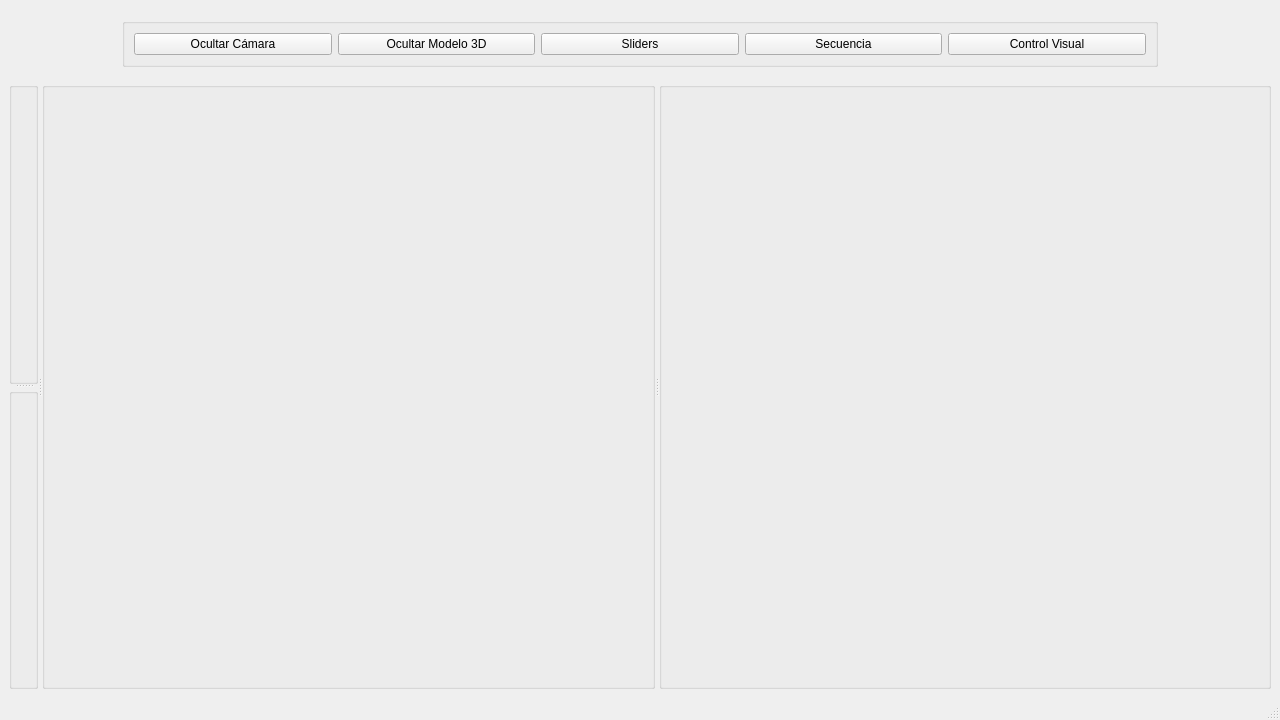
<?xml version="1.0" encoding="UTF-8"?>
<ui version="4.0">
 <class>MainWindow</class>
 <widget class="QMainWindow" name="MainWindow">
  <property name="windowModality">
   <enum>Qt::WindowModality::NonModal</enum>
  </property>
  <property name="geometry">
   <rect>
    <x>0</x>
    <y>0</y>
    <width>1280</width>
    <height>720</height>
   </rect>
  </property>
  <property name="sizePolicy">
   <sizepolicy hsizetype="Preferred" vsizetype="Preferred">
    <horstretch>3</horstretch>
    <verstretch>3</verstretch>
   </sizepolicy>
  </property>
  <property name="minimumSize">
   <size>
    <width>400</width>
    <height>400</height>
   </size>
  </property>
  <property name="sizeIncrement">
   <size>
    <width>0</width>
    <height>0</height>
   </size>
  </property>
  <property name="windowTitle">
   <string>OpenBotv v1 - Universidad Distrital Francisco José de Caldas</string>
  </property>
  <widget class="QWidget" name="centralwidget">
   <property name="minimumSize">
    <size>
     <width>0</width>
     <height>0</height>
    </size>
   </property>
   <layout class="QGridLayout" name="gridLayout">
    <item row="0" column="0">
     <layout class="QVBoxLayout" name="barContentLayout" stretch="1,16">
      <item>
       <widget class="QWidget" name="barWidget" native="true">
        <property name="maximumSize">
         <size>
          <width>16777215</width>
          <height>70</height>
         </size>
        </property>
        <layout class="QVBoxLayout" name="verticalLayout">
         <item>
          <layout class="QHBoxLayout" name="barLayout" stretch="1,10,1">
           <property name="sizeConstraint">
            <enum>QLayout::SizeConstraint::SetFixedSize</enum>
           </property>
           <item>
            <spacer name="horizontalSpacer">
             <property name="orientation">
              <enum>Qt::Orientation::Horizontal</enum>
             </property>
             <property name="sizeHint" stdset="0">
              <size>
               <width>32</width>
               <height>41</height>
              </size>
             </property>
            </spacer>
           </item>
           <item>
            <widget class="QGroupBox" name="menuBox">
             <property name="accessibleName">
              <string notr="true">menuBox</string>
             </property>
             <property name="accessibleDescription">
              <string notr="true"/>
             </property>
             <property name="accessibleIdentifier">
              <string notr="true"/>
             </property>
             <property name="title">
              <string notr="true"/>
             </property>
             <property name="alignment">
              <set>Qt::AlignmentFlag::AlignCenter</set>
             </property>
             <property name="flat">
              <bool>false</bool>
             </property>
             <property name="checkable">
              <bool>false</bool>
             </property>
             <layout class="QHBoxLayout" name="horizontalLayout_5">
              <item>
               <widget class="QPushButton" name="cameraButton">
                <property name="text">
                 <string>Ocultar Cámara</string>
                </property>
               </widget>
              </item>
              <item>
               <widget class="QPushButton" name="modelButton">
                <property name="text">
                 <string>Ocultar Modelo 3D</string>
                </property>
               </widget>
              </item>
              <item>
               <widget class="QPushButton" name="slidersButton">
                <property name="text">
                 <string>Sliders</string>
                </property>
               </widget>
              </item>
              <item>
               <widget class="QPushButton" name="secuenceButton">
                <property name="text">
                 <string>Secuencia</string>
                </property>
               </widget>
              </item>
              <item>
               <widget class="QPushButton" name="visualControlButton">
                <property name="text">
                 <string>Control Visual</string>
                </property>
               </widget>
              </item>
             </layout>
            </widget>
           </item>
           <item>
            <spacer name="horizontalSpacer_2">
             <property name="orientation">
              <enum>Qt::Orientation::Horizontal</enum>
             </property>
             <property name="sizeHint" stdset="0">
              <size>
               <width>32</width>
               <height>41</height>
              </size>
             </property>
            </spacer>
           </item>
          </layout>
         </item>
        </layout>
       </widget>
      </item>
      <item>
       <widget class="QSplitter" name="contentSplitter">
        <property name="orientation">
         <enum>Qt::Orientation::Horizontal</enum>
        </property>
        <widget class="QSplitter" name="visualSplitter">
         <property name="orientation">
          <enum>Qt::Orientation::Vertical</enum>
         </property>
         <widget class="QGroupBox" name="modelBox">
          <property name="enabled">
           <bool>true</bool>
          </property>
          <property name="title">
           <string/>
          </property>
         </widget>
         <widget class="QGroupBox" name="cameraBox">
          <property name="title">
           <string/>
          </property>
         </widget>
        </widget>
        <widget class="QGroupBox" name="graphsBox">
         <property name="title">
          <string/>
         </property>
        </widget>
        <widget class="QGroupBox" name="controlsBox">
         <property name="title">
          <string/>
         </property>
        </widget>
       </widget>
      </item>
     </layout>
    </item>
   </layout>
  </widget>
  <widget class="QMenuBar" name="menubar">
   <property name="geometry">
    <rect>
     <x>0</x>
     <y>0</y>
     <width>1280</width>
     <height>21</height>
    </rect>
   </property>
  </widget>
  <widget class="QStatusBar" name="statusbar"/>
 </widget>
 <resources/>
 <connections/>
</ui>
